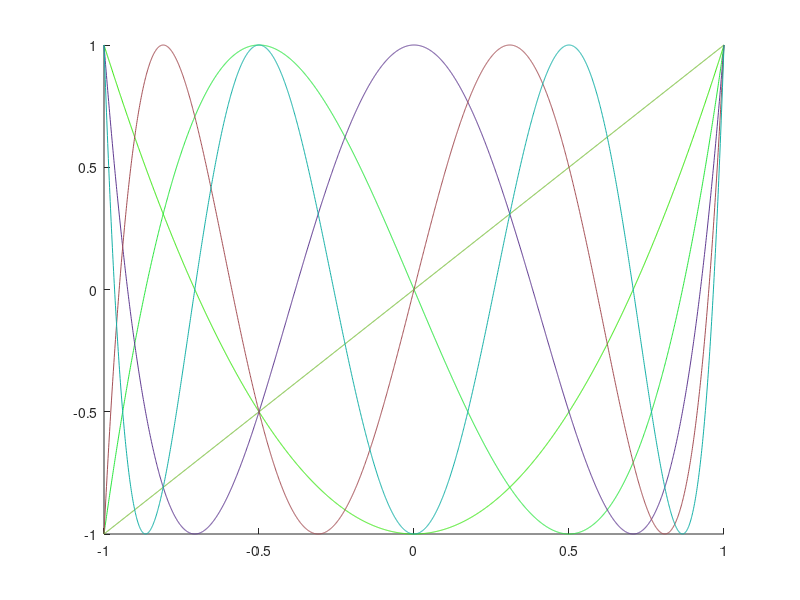

Recreate this plot in MATLAB.
xs = -1:0.001:1;

T = @(j, x) cos(j .* acos(x));

hold on;

for deg = 1:6
  plot(xs, T(deg, xs), 'color', rand(1, 3));
end